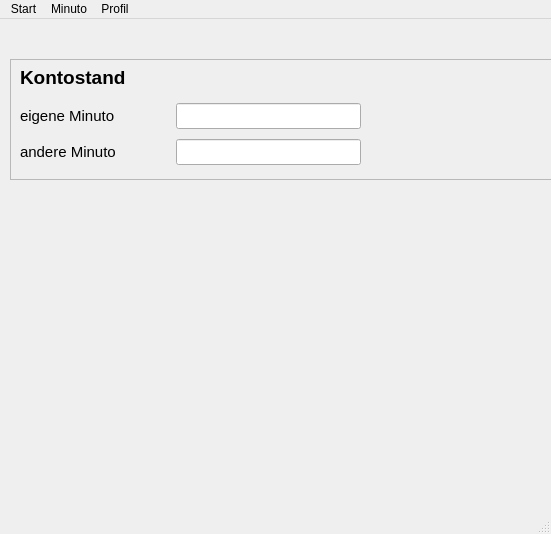
<?xml version="1.0" encoding="UTF-8"?>
<ui version="4.0">
 <class>MainWindow</class>
 <widget class="QMainWindow" name="MainWindow">
  <property name="geometry">
   <rect>
    <x>0</x>
    <y>0</y>
    <width>551</width>
    <height>534</height>
   </rect>
  </property>
  <property name="windowTitle">
   <string>MainWindow</string>
  </property>
  <widget class="QWidget" name="centralwidget">
   <widget class="QLabel" name="label_username">
    <property name="geometry">
     <rect>
      <x>10</x>
      <y>10</y>
      <width>781</width>
      <height>21</height>
     </rect>
    </property>
    <property name="font">
     <font>
      <pointsize>14</pointsize>
      <weight>75</weight>
      <bold>true</bold>
     </font>
    </property>
    <property name="text">
     <string/>
    </property>
   </widget>
   <widget class="QFrame" name="frame">
    <property name="geometry">
     <rect>
      <x>10</x>
      <y>40</y>
      <width>781</width>
      <height>121</height>
     </rect>
    </property>
    <property name="frameShape">
     <enum>QFrame::StyledPanel</enum>
    </property>
    <property name="frameShadow">
     <enum>QFrame::Raised</enum>
    </property>
    <widget class="QLabel" name="label">
     <property name="geometry">
      <rect>
       <x>10</x>
       <y>10</y>
       <width>121</width>
       <height>16</height>
      </rect>
     </property>
     <property name="font">
      <font>
       <pointsize>14</pointsize>
       <weight>75</weight>
       <italic>false</italic>
       <bold>true</bold>
      </font>
     </property>
     <property name="text">
      <string>Kontostand</string>
     </property>
    </widget>
    <widget class="QWidget" name="layoutWidget">
     <property name="geometry">
      <rect>
       <x>10</x>
       <y>40</y>
       <width>341</width>
       <height>70</height>
      </rect>
     </property>
     <layout class="QVBoxLayout" name="verticalLayout">
      <item>
       <layout class="QHBoxLayout" name="horizontalLayout">
        <item>
         <widget class="QLabel" name="label_2">
          <property name="minimumSize">
           <size>
            <width>150</width>
            <height>0</height>
           </size>
          </property>
          <property name="font">
           <font>
            <pointsize>11</pointsize>
           </font>
          </property>
          <property name="text">
           <string>eigene Minuto</string>
          </property>
         </widget>
        </item>
        <item>
         <widget class="QLineEdit" name="lineEdit_own_balance">
          <property name="font">
           <font>
            <pointsize>11</pointsize>
           </font>
          </property>
          <property name="alignment">
           <set>Qt::AlignRight|Qt::AlignTrailing|Qt::AlignVCenter</set>
          </property>
          <property name="readOnly">
           <bool>true</bool>
          </property>
         </widget>
        </item>
       </layout>
      </item>
      <item>
       <layout class="QHBoxLayout" name="horizontalLayout_2">
        <item>
         <widget class="QLabel" name="label_3">
          <property name="minimumSize">
           <size>
            <width>150</width>
            <height>0</height>
           </size>
          </property>
          <property name="font">
           <font>
            <pointsize>11</pointsize>
           </font>
          </property>
          <property name="text">
           <string>andere Minuto</string>
          </property>
         </widget>
        </item>
        <item>
         <widget class="QLineEdit" name="lineEdit_other_balance">
          <property name="font">
           <font>
            <pointsize>11</pointsize>
           </font>
          </property>
          <property name="alignment">
           <set>Qt::AlignRight|Qt::AlignTrailing|Qt::AlignVCenter</set>
          </property>
          <property name="readOnly">
           <bool>true</bool>
          </property>
         </widget>
        </item>
       </layout>
      </item>
     </layout>
    </widget>
   </widget>
  </widget>
  <widget class="QMenuBar" name="menubar">
   <property name="geometry">
    <rect>
     <x>0</x>
     <y>0</y>
     <width>551</width>
     <height>22</height>
    </rect>
   </property>
   <widget class="QMenu" name="menuStart">
    <property name="title">
     <string>Start</string>
    </property>
    <addaction name="actionClose"/>
   </widget>
   <widget class="QMenu" name="menuProfile">
    <property name="title">
     <string>Profil</string>
    </property>
    <addaction name="actionCreateProfile"/>
    <addaction name="actionEditProfile"/>
    <addaction name="actionProfileLogin"/>
    <addaction name="actionProfileLogout"/>
   </widget>
   <widget class="QMenu" name="menuMinuto">
    <property name="title">
     <string>Minuto</string>
    </property>
    <addaction name="actionCreateMinuto"/>
   </widget>
   <addaction name="menuStart"/>
   <addaction name="menuMinuto"/>
   <addaction name="menuProfile"/>
  </widget>
  <widget class="QStatusBar" name="statusbar"/>
  <action name="actionProfile">
   <property name="text">
    <string>Profil</string>
   </property>
  </action>
  <action name="actionClose">
   <property name="text">
    <string>Beenden</string>
   </property>
  </action>
  <action name="actionEditProfile">
   <property name="text">
    <string>Profil bearbeiten</string>
   </property>
  </action>
  <action name="actionProfileLogin">
   <property name="text">
    <string>Einloggen</string>
   </property>
  </action>
  <action name="actionProfileLogout">
   <property name="text">
    <string>Ausloggen</string>
   </property>
  </action>
  <action name="actionCreateProfile">
   <property name="text">
    <string>Profil erstellen</string>
   </property>
  </action>
  <action name="actionCreateMinuto">
   <property name="text">
    <string>Minuto schöpfen</string>
   </property>
  </action>
 </widget>
 <resources/>
 <connections/>
</ui>
